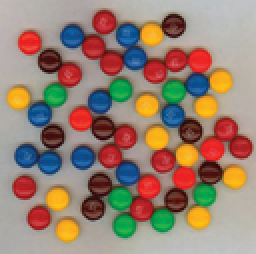
%> input picture K-Means_Clustering/candy.bmp, 128 x 127 px, shrunk from 439 x 437 before the run (shown 2 times larger)
$ octave K_Means_Clustering.m   (GNU Octave 9; MATLAB toolbox functions it lacks are replaced by stand-ins)
%> lines starting %> are read from the running program, lines starting %| are printed output that depends on the picture
clc
clear all
close all
% I=imread('castle.jpg');
I=imread('candy.bmp'); % for second part of question
%> I is the input picture: size 127x128x3 uint8; mean R, G, B 151.6, 129.2, 114.4
% STEP 1: Read the "castle.jpg" image and display it. Convert to double.
figure(1)
imshow(I)
I_double=double(I);
[m n]=size(I(:,:,1));
%> m = 127; n = 128
% STEP 2: Extract the R, G and B components of the image. Form your data matrix X such that each
% row corresponds to a pixel and the columns correspond to R, G and B values.
R=I_double(:,:,1);
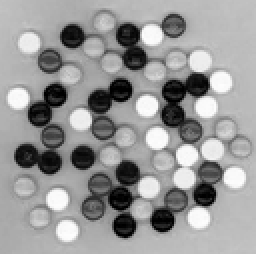
%> R: size 127x128 double (shown 2 times larger); min 0, max 255, mean 151.6
G=I_double(:,:,2);
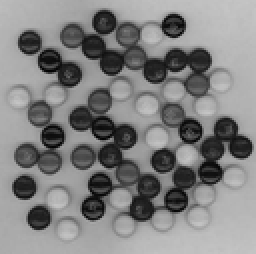
%> G: size 127x128 double (shown 2 times larger); min 2, max 197, mean 129.2
B=I_double(:,:,3);
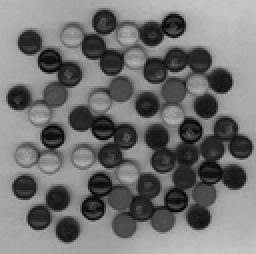
%> B: size 127x128 double (shown 2 times larger); min 1, max 199, mean 114.4
X=[R(:) G(:) B(:)];
% STEP 3
Kmax=20;
THR_K=100;
figure(2)
for K=2:1:Kmax
    [IDX, C, SUMD] = kmeans(X, K);
    ave_dist(K) = sum(SUMD(:))/(m*n);
    % STEP 4
    plot(K,ave_dist(K),'*','MarkerSize',5)
    hold on
end
%> this loop made 19 passes
%> (C, SUMD) on passes 1 to 2: ([181.5 167.7 145.1; 106.5 71.47 68.18], [29473687.5; 54344957.2]), ([54.81 83.27 80.96; 173.3 167 159.5; 198.6 88.25 43.85], [20509442.5; 8852314.1; 20240032.6])
%> SUMD on passes 3 to 4: [9182586.5; 997100.3; 16722814.8; 7284339.4], [3256272.8; 3235786.6; 3892865.5; 17138568.2; 664587.7]
%> after the loop, ave_dist = 20 values, max 5156.2 at index 2, min 0 at index 1, mean 953.4
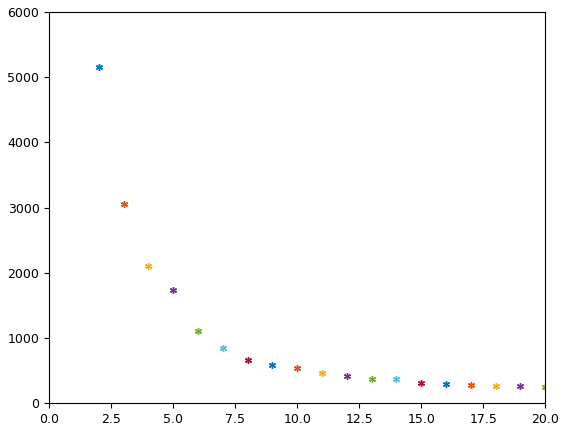
%> figure redrawn from the program's plot data
% plot([2:20],ave_dist(2:20))
% STEP 5
% Determine the smallest K* for which | ave_dist(K*) - ave_dist(K*+1) | < THR_K
% Set THR_K = 100.
for K=2:1:Kmax-1
    if abs(ave_dist(K) - ave_dist(K+1)) < THR_K
        K_new=K;
        if(K_new>0)
        break
        end
    end
end
%> after the loop, K_new = 8
% STEP 6
[IDX_new, C, SUMD] = kmeans(X, K_new);
%> C = [161.3 151.8 141.8; 191.2 41.05 42.43; 239.5 169.6 33.6; 26.39 78.2 131.4; 182.7 178.9 173.3; 82.5 37.22 31.62; 131.4 105.9 87.37; 18.43 151.7 73.36]; SUMD = [1369947.6; 2381067.3; 694342.8; 1284978.2; 1178578.4; 1560888.7; 1846020.9; 552067.1]
% segmentation map
S=reshape(IDX_new,size(I,1),size(I,2));
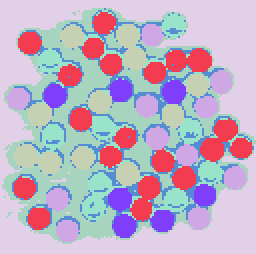
%> S: size 127x128 double (shown 2 times larger); 8 distinct labels, from 1 to 8; one colour per label, 0 black
figure(3)
imshow(S,[1 K_new]);
colormap(jet);
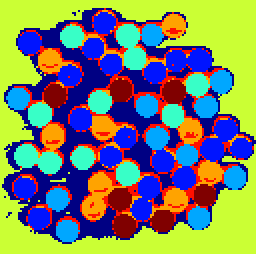
%> displayed picture: size 127x128x3, on the screen's scale of 0 to 255 (shown 2 times larger); mean R, G, B 118.7, 129.8, 106.5

$ run again, with K-Means_Clustering/castle.jpg saved as K-Means_Clustering/candy.bmp
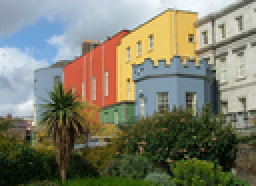
%> input picture K-Means_Clustering/castle.jpg, 128 x 93 px, shrunk from 500 x 362 before the run (shown 2 times larger)
%> I is the input picture: size 93x128x3 uint8; mean R, G, B 125, 125, 106.1
%> m = 93; n = 128
%> the loop `for K=2:1:Kmax` made 19 passes
%> (C, SUMD) on passes 1 to 2: ([61.7 66.04 36.93; 176.4 172.8 162.2], [14720218; 36262391.7]), ([172.6 188.1 198.2; 171.6 141.2 100.3; 54.01 60.77 31.86], [8821327; 14823801.2; 9122168])
%> after the loop `for K=2:1:Kmax`: ave_dist = 20 values, max 4282.8 at index 2, min 0 at index 1, mean 911.2
%> after the loop `for K=2:1:Kmax`:
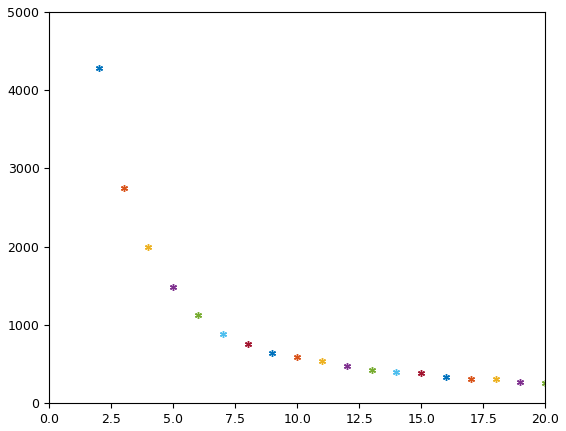
%> figure redrawn from the program's plot data
%> after the loop `for K=2:1:Kmax-1`: K_new = 9
%> `[IDX_new, C, SUMD] = kmeans(X, K_new);`: C = [186.2 195.9 198.1; 97.61 96.01 67.56; 219.4 229 235.2; 194 103.8 68.12; 126.4 135.1 126.5; 140.2 164.7 185.9; 59.91 68.12 30.55; 229.7 194 105.3; 22.29 31.17 13.55]; SUMD = [1088649.1; 1101798.2; 217354.1; 761785; 925793.3; 1294819.4; 1108518.4; 570174.6; 546466.2]
%> `colormap(jet);`:
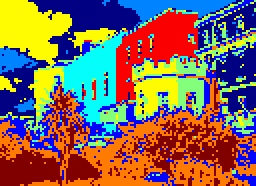
%> displayed picture: size 93x128x3, on the screen's scale of 0 to 255 (shown 2 times larger); mean R, G, B 129.9, 103.1, 88.7
